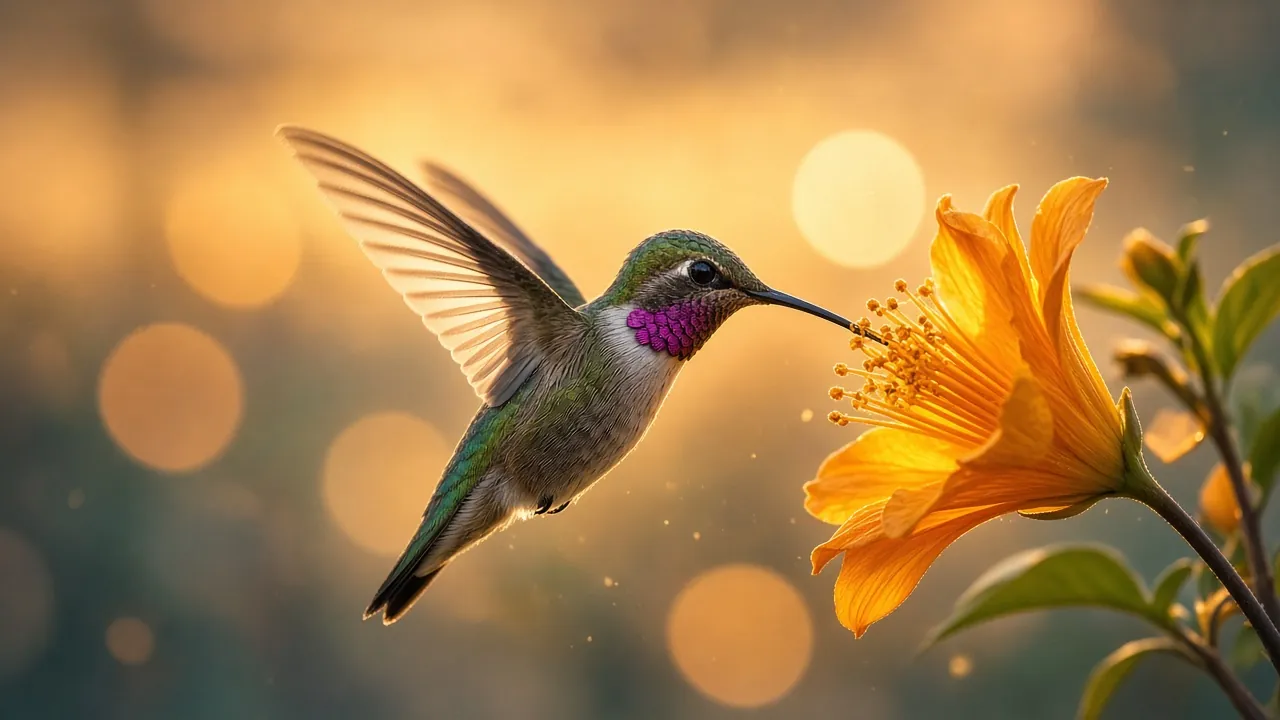
#> input picture scripts/brand/vignettes-sources/img-klein.webp, 1280 x 720 px, found by its file name
$ python make_vignettes.py vignettes-sources/img-klein.webp vignettes-sources/img-qwen.webp
#> lines starting #> are read from the running program, lines starting #| are printed output that depends on the picture
#!/usr/bin/env python3
"""U*TTU Studio tool thumbnails v2: one premium series from generated stills (Imagine), 0 Comfy credit.
Stills: 640x400 + 1280x800 webp. Animated: 640x400 webm (VP9) + mp4 (H.264), 3 s silent loops, poster = still.
Needs Pillow, numpy, opencv-python (cut-out masks) and ffmpeg (libvpx-vp9, libx264).
Usage: python3 scripts/brand/make_vignettes.py scripts/brand/vignettes-sources public/exemples/vignettes [ids...]"""
import math, os, subprocess, sys
from pathlib import Path
import numpy as np
from PIL import Image, ImageDraw, ImageFilter, ImageEnhance, ImageOps

SRC = Path(sys.argv[1]); OUT = Path(sys.argv[2]); ONLY = set(sys.argv[3:])
OUT.mkdir(parents=True, exist_ok=True)
GOLD = (214, 178, 102); GOLD_HI = (240, 210, 140); INK = (12, 12, 14)
FPS, DUR = 24, 3.0
NF = int(FPS * DUR)

def src(name):
    for ext in (".webp", ".jpg", ".png"):
        p = SRC / f"{name}{ext}"
        if p.exists(): return Image.open(p).convert("RGB")
    raise FileNotFoundError(name)

def lift(im, target=0.50):
    """Brighten dark stills so they read on the dark UI (never dark, unreadable pictures)."""
    a = np.asarray(im).astype(np.float32) / 255
    lum = (a @ np.array([.2126, .7152, .0722])).mean()
    if lum < target:
        g = math.log(target) / math.log(max(lum, 1e-3))
        a = np.clip(a ** max(g, .55), 0, 1)
    return Image.fromarray((a * 255).round().astype(np.uint8))

def fit(im, W, H, fx=.5, fy=.5, zoom=1.0):
    """Cover-crop to WxH, focus point (fx, fy) in 0..1, optional zoom."""
    w, h = im.size; s = max(W / w, H / h) * zoom
    nw, nh = w * s, h * s
    x = min(max(fx * nw - W / 2, 0), nw - W); y = min(max(fy * nh - H / 2, 0), nh - H)
    return im.resize((max(W, round(nw)), max(H, round(nh))), Image.LANCZOS).crop((round(x), round(y), round(x) + W, round(y) + H))

def vignette_shade(im, k=.28):
    """Soft bottom/edge shade so overlays read; keeps the centre bright."""
    W, H = im.size
    y = np.linspace(0, 1, H)[:, None]; x = np.linspace(-1, 1, W)[None, :]
    m = 1 - k * (np.clip((y - .62) / .38, 0, 1) ** 1.6) - .10 * (x ** 4)
    a = np.asarray(im).astype(np.float32) * m[..., None]
    return Image.fromarray(np.clip(a, 0, 255).astype(np.uint8))

def rr(d, box, r, **kw): d.rounded_rectangle(box, r, **kw)

# [55 lines left out: functions inset, divider, wipe, checker, cutout_mask, not called in this run]

def wave_env(n, seed, kind="voice"):
    r = np.random.default_rng(seed); x = np.arange(n)
    if kind == "voice":
        env = np.abs(np.sin(x / 3.1)) * .55 + .45 * r.random(n)
        gaps = (np.sin(x / 9.5 + seed) > .75); env[gaps] *= .18
    elif kind == "music":
        env = .55 + .35 * np.sin(x / 2.2) * np.sin(x / 7.0 + seed) + .1 * r.random(n)
    elif kind == "fx":
        env = .08 + .06 * r.random(n)
        for p in r.choice(n, max(3, n // 9), replace=False): env[p:p + 4] += np.array([1, .7, .4, .2])[:len(env[p:p + 4])]
    return np.clip(env, .06, 1)

# [49 lines left out: functions waveform, eq_bars, scrim, timeline, dashed_rect, chip, not called in this run]

def ease(t): return t * t * (3 - 2 * t)
# [6 lines left out: function pingpong, not called in this run]

# ---------------------------------------------------------------- per-tool recipes
# Each recipe: frame(W, H, s, t) -> Image ; t in [0,1) loop phase ; still = frame(..., t=None)
R = {}
def tool(id, animated=False):
    def deco(fn): R[id] = (fn, animated); return fn
    return deco

def plain(name, fx=.5, fy=.5, target=.48):
    return lambda W, H, s, t: vignette_shade(fit(lift(src(name), target), W, H, fx, fy), .18)

R["img-klein"] = (plain("img-klein", .45), False)
R["img-qwen"] = (plain("img-qwen"), False)
R["img-flux3"] = (plain("img-flux3"), False)
R["img-ideogram"] = (lambda W, H, s, t: fit(src("img-ideogram"), W, H, .5, .3), False)
R["img-gpt"] = (plain("img-gpt"), False)
R["img-seedream"] = (plain("img-seedream", .44, .35), False)
R["img-nano"] = (plain("img-nano", .42, .3, .46), False)
R["fluid"] = None

# [17 lines left out: functions _, _, not called in this run]

def pair_wipe(a_name, b_name, fx=.5, fy=.5, pos=.5, ta=.48, tb=.48, prep_a=None):
    # [5 lines left out: function fn, not called in this run]
    return fn

R["img-croquis"] = (pair_wipe("img-croquis-avant", "img-croquis-final", ta=.0, tb=.5), True)
R["ret-modifier"] = (pair_wipe("ret-modifier-avant", "ret-modifier-apres", .55), True)
R["ret-eclairer"] = (pair_wipe("ret-eclairer-avant", "ret-eclairer-apres", .5, .35), True)
R["maquette"] = (pair_wipe("maquette-blockout", "maquette-rendu", ta=.0), True)
R["vid-effacer"] = (pair_wipe("vid-effacer-avant", "vid-effacer-apres", .5, .6, ta=.0, tb=.0), True)

def degrade(a, s):
    W, H = a.size; small = a.resize((W // (9 * 1), H // (9 * 1)), Image.BILINEAR).resize((W, H), Image.NEAREST)
    return small.filter(ImageFilter.GaussianBlur(1.0 * s))
R["ret-finaliser"] = (pair_wipe("ret-finaliser", "ret-finaliser", .45, ta=.5, prep_a=degrade), True)
R["vid-finaliser"] = (pair_wipe("vid-finaliser", "vid-finaliser", .6, .4, ta=.5, prep_a=degrade), True)

def expand(name, fx=.5, fy=.5, frac=(.42, .52), vertical=False):
    # [14 lines left out: function fn, not called in this run]
    return fn
R["ret-elargir"] = (expand("ret-elargir", .5, .5, (.36, .44)), True)
R["vid-recadrer"] = (expand("vid-recadrer", .5, .45, vertical=True), True)

def cutout(name, fx=.5, fy=.5):
    cache = {}
    # [9 lines left out: function fn, not called in this run]
    return fn
R["ret-detourer"] = (cutout("ret-detourer", .5, .3), True)
R["vid-detourer"] = (cutout("vid-detourer", .5, .45), True)

def video_clip(name, fx=.5, fy=.5):
    frames = {}
    # [16 lines left out: function fn, not called in this run]
    return fn
R["vid-wan"] = (video_clip("vid-wan", .45), True)
R["vid-texte"] = (video_clip("vid-texte"), True)

def still_video(name, fx=.5, fy=.5, prog=.4, extra=None, target=.48):
    # [4 lines left out: function fn, not called in this run]
    return fn

def refs_extra(*refs):
    # [6 lines left out: function ex, not called in this run]
    return ex
R["vid-h3-refs"] = (still_video("vid-h3-refs", .5, .35, extra=refs_extra(("ref-uttu-portrait", .62, .38, 0))), False)
R["vid-vidu"] = (still_video("vid-vidu", .5, .35, extra=refs_extra(("vid-vidu", .33, .2, 3.2), ("vid-vidu", .6, .72, 3.0), ("ref-mars", .5, .5, 0))), False)
R["vid-fluidifier"] = (still_video("vid-fluidifier", .5, .45), False)
R["3d-ouvert"] = (plain("3d-ouvert", .5, .5), False)
R["reperage"] = (plain("reperage", .5, .45), False)

# [53 lines left out: functions _, _, _, clip_frames, not called in this run]

def talk(name, fx, fy, side="left", seed=1, target=.5, kind="voice", clip=None):
    env = wave_env(400, seed, kind); cache = {}
    # [9 lines left out: function fn, not called in this run]
    return fn
R["vid-parler"] = (talk("vid-parler", .62, .35, seed=4, target=.5, clip="vid-parler-clip"), True)
R["vid-levres"] = (talk("vid-levres", .35, .35, seed=9, clip="vid-levres-clip"), True)
R["son-voix-ouverte"] = (talk("son-voix", .4, .45, seed=2), True)
R["son-bruitage-ouvert"] = (talk("son-bruitage", .5, .45, seed=5, target=.46, kind="fx"), True)

# [24 lines left out: functions _, _, _, not called in this run]

# ---------------------------------------------------------------- render
def save_still(id, fn):
    for (W, H, s, suf) in ((640, 400, 1, ""), (1280, 800, 2, "@2x")):
        im = fn(W, H, s, None)
        im.save(OUT / f"{id}{suf}.webp", "WEBP", quality=82 if s == 1 else 76, method=6)

NF_BY = {"vid-parler": 96, "vid-levres": 96}  # 4 s generated talking clips (first frame = last frame)
VP9_CRF = {"vid-wan": 46, "vid-texte": 46}
X264_CRF = {"vid-wan": 29, "vid-texte": 28}

# [10 lines left out: function save_anim, not called in this run]

if __name__ == "__main__":
    for id, v in R.items():
        if v is None or (ONLY and id not in ONLY): continue
        fn, anim = v
        save_still(id, fn)
#> in src, returned value is the input picture: PIL image 1280x720 RGB; mean R, G, B 164.9, 127, 75
#> in lift, `lum = (a @ np.array([.2126, .7152, .0722])).mean()`: lum = 0.515
#> in fit, `w, h = im.size`: w = 1280; h = 720
#> in fit, `s = max(W / w, H / h) * zoom`: s = 0.556
#> in fit, `nw, nh = w * s, h * s`: nw = 711.1; nh = 400
#> in fit, `x = min(max(fx * nw - W / 2, 0), nw - W)`: x = 0
#> in fit, `return im.resize((max(W, round(nw)), max(H, round(nh))), Image.LANCZOS..`:
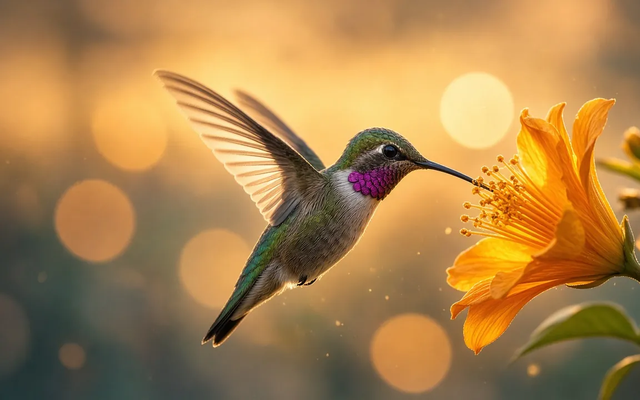
#> returned value: PIL image 640x400 RGB; mean R, G, B 171.5, 131, 77.2
#> in vignette_shade, `W, H = im.size`: W = 640; H = 400
#> in vignette_shade, `a = np.asarray(im).astype(np.float32) * m[..., None]`:
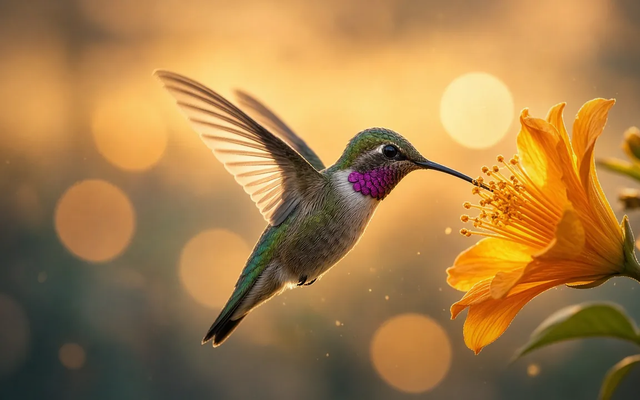
#> a: shape (400, 640, 3) float64; mean R, G, B 165.7, 126.3, 74.2
        if anim: save_anim(id, fn)
        print(id, "anim" if anim else "still", flush=True)
#> pass 2 of the loop `for id, v in R.items():`:
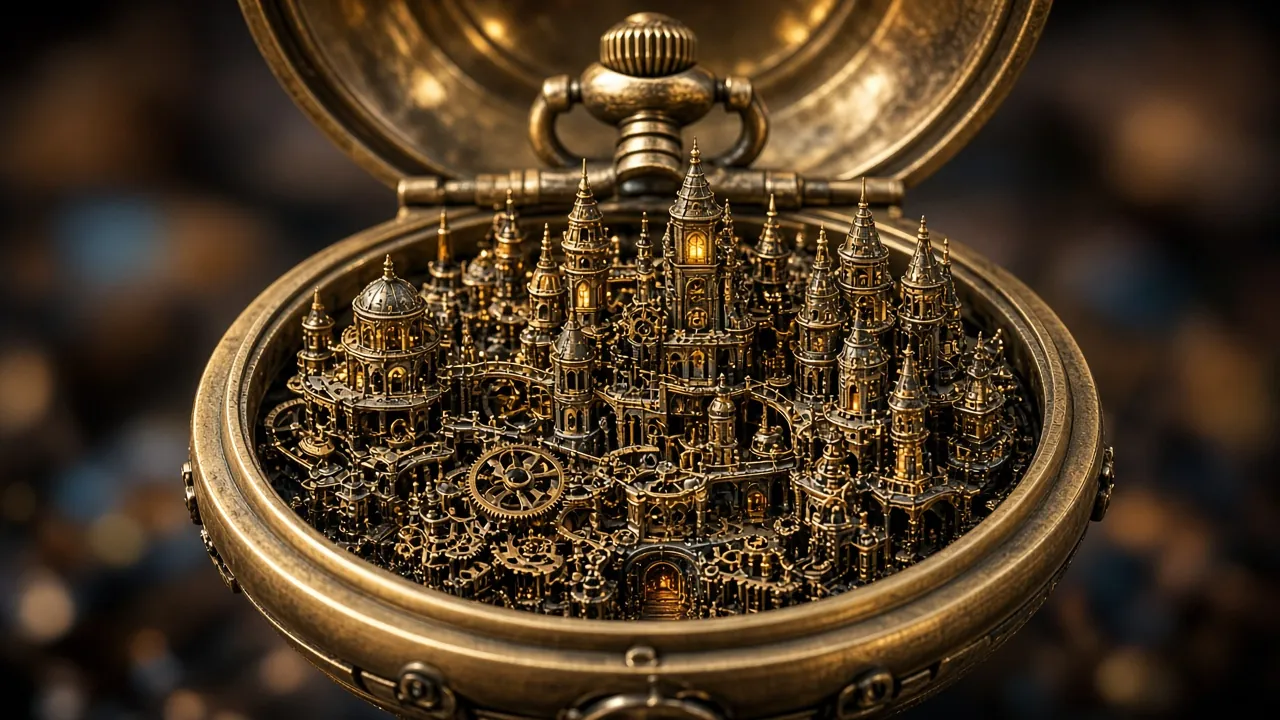
#> input picture scripts/brand/vignettes-sources/img-qwen.webp, 1280 x 720 px, found by its file name
#> in src, returned value is the input picture: PIL image 1280x720 RGB; mean R, G, B 73.3, 55.1, 35
#> lum = 0.225
#> g = 0.493
#> in lift (call 3), `a = np.clip(a ** max(g, .55), 0, 1)`:
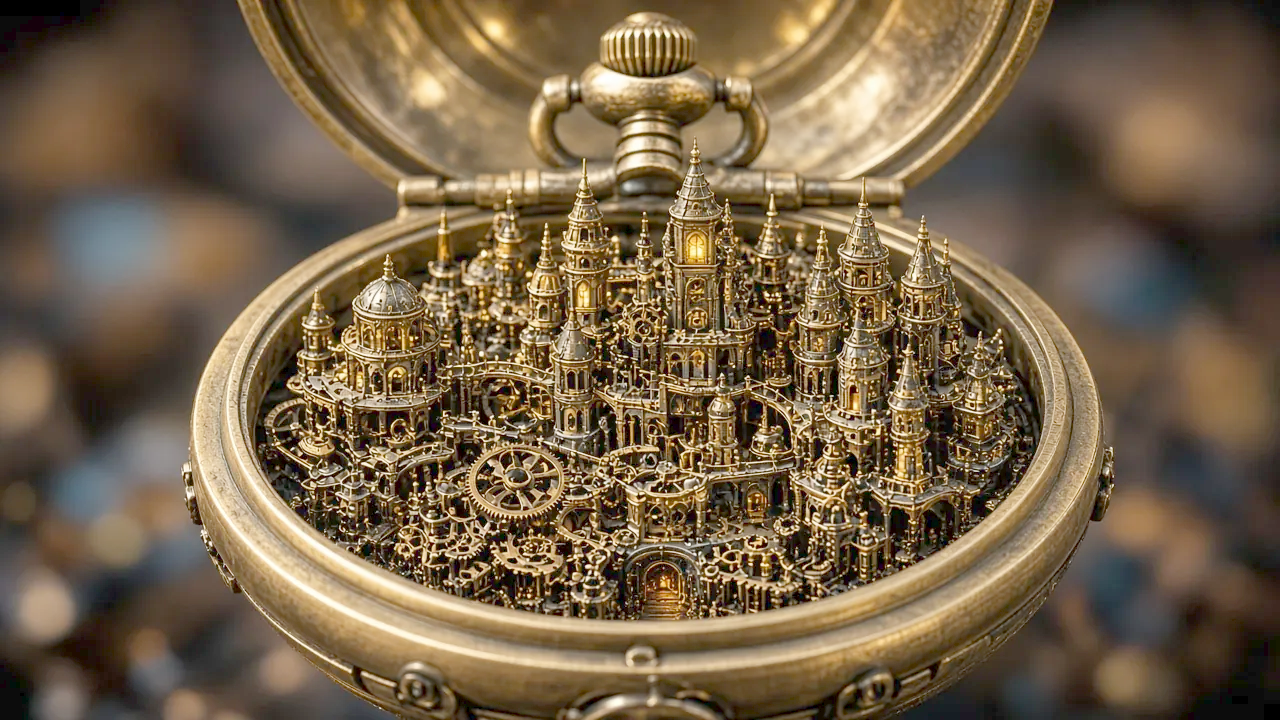
#> a: shape (720, 1280, 3) float32; mean R, G, B 0.463, 0.388, 0.288
#> in vignette_shade (call 3), `a = np.asarray(im).astype(np.float32) * m[..., None]`:
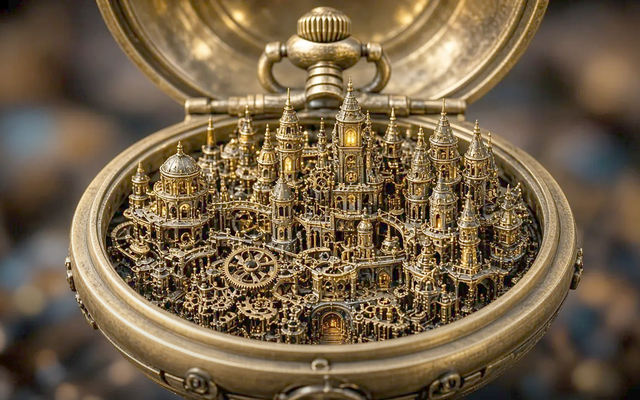
#> a: shape (400, 640, 3) float64; mean R, G, B 117.3, 98.4, 72.7
#> (the run stopped early here; a loop or call above may not have finished)
